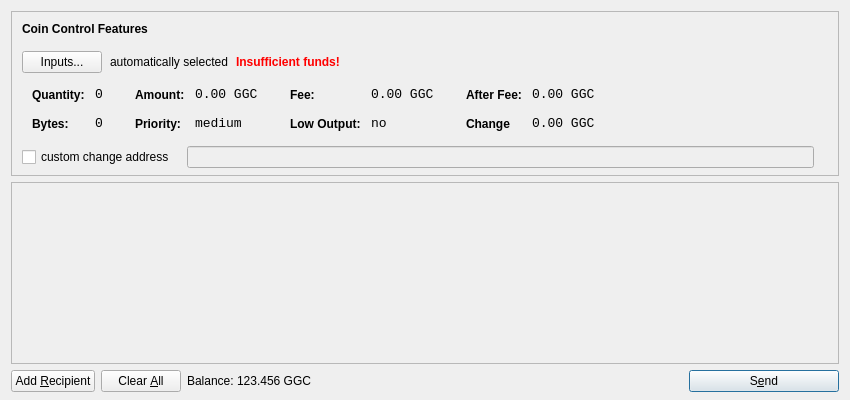
<?xml version="1.0" encoding="UTF-8"?>
<ui version="4.0">
 <class>SendCoinsDialog</class>
 <widget class="QDialog" name="SendCoinsDialog">
  <property name="geometry">
   <rect>
    <x>0</x>
    <y>0</y>
    <width>850</width>
    <height>400</height>
   </rect>
  </property>
  <property name="windowTitle">
   <string>Send Coins</string>
  </property>
  <layout class="QVBoxLayout" name="verticalLayout" stretch="0,1,0">
   <property name="bottomMargin">
    <number>8</number>
   </property>
   <item>
    <widget class="QFrame" name="frameCoinControl">
     <property name="sizePolicy">
      <sizepolicy hsizetype="Expanding" vsizetype="Expanding">
       <horstretch>0</horstretch>
       <verstretch>0</verstretch>
      </sizepolicy>
     </property>
     <property name="maximumSize">
      <size>
       <width>16777215</width>
       <height>16777215</height>
      </size>
     </property>
     <property name="frameShape">
      <enum>QFrame::StyledPanel</enum>
     </property>
     <property name="frameShadow">
      <enum>QFrame::Sunken</enum>
     </property>
     <layout class="QVBoxLayout" name="verticalLayoutCoinControl2">
      <property name="spacing">
       <number>-1</number>
      </property>
      <property name="leftMargin">
       <number>0</number>
      </property>
      <property name="topMargin">
       <number>0</number>
      </property>
      <property name="rightMargin">
       <number>0</number>
      </property>
      <property name="bottomMargin">
       <number>6</number>
      </property>
      <item>
       <layout class="QVBoxLayout" name="verticalLayoutCoinControl" stretch="0,0,0,0,1">
        <property name="spacing">
         <number>0</number>
        </property>
        <property name="leftMargin">
         <number>10</number>
        </property>
        <property name="topMargin">
         <number>10</number>
        </property>
        <item>
         <layout class="QHBoxLayout" name="horizontalLayoutCoinControl1">
          <property name="bottomMargin">
           <number>15</number>
          </property>
          <item>
           <widget class="QLabel" name="labelCoinControlFeatures">
            <property name="sizePolicy">
             <sizepolicy hsizetype="Preferred" vsizetype="Maximum">
              <horstretch>0</horstretch>
              <verstretch>0</verstretch>
             </sizepolicy>
            </property>
            <property name="font">
             <font>
              <weight>75</weight>
              <bold>true</bold>
             </font>
            </property>
            <property name="styleSheet">
             <string notr="true">font-weight:bold;</string>
            </property>
            <property name="text">
             <string>Coin Control Features</string>
            </property>
           </widget>
          </item>
         </layout>
        </item>
        <item>
         <layout class="QHBoxLayout" name="horizontalLayoutCoinControl2" stretch="0,0,0,0">
          <property name="spacing">
           <number>8</number>
          </property>
          <property name="bottomMargin">
           <number>10</number>
          </property>
          <item>
           <widget class="QPushButton" name="pushButtonCoinControl">
            <property name="styleSheet">
             <string notr="true"/>
            </property>
            <property name="text">
             <string>Inputs...</string>
            </property>
           </widget>
          </item>
          <item>
           <widget class="QLabel" name="labelCoinControlAutomaticallySelected">
            <property name="text">
             <string>automatically selected</string>
            </property>
            <property name="margin">
             <number>5</number>
            </property>
           </widget>
          </item>
          <item>
           <widget class="QLabel" name="labelCoinControlInsuffFunds">
            <property name="font">
             <font>
              <weight>75</weight>
              <bold>true</bold>
             </font>
            </property>
            <property name="styleSheet">
             <string notr="true">color:red;font-weight:bold;</string>
            </property>
            <property name="text">
             <string>Insufficient funds!</string>
            </property>
            <property name="margin">
             <number>5</number>
            </property>
           </widget>
          </item>
          <item>
           <spacer name="horizontalSpacerCoinControl">
            <property name="orientation">
             <enum>Qt::Horizontal</enum>
            </property>
            <property name="sizeHint" stdset="0">
             <size>
              <width>40</width>
              <height>1</height>
             </size>
            </property>
           </spacer>
          </item>
         </layout>
        </item>
        <item>
         <widget class="QWidget" name="widgetCoinControl" native="true">
          <property name="sizePolicy">
           <sizepolicy hsizetype="Preferred" vsizetype="Preferred">
            <horstretch>0</horstretch>
            <verstretch>0</verstretch>
           </sizepolicy>
          </property>
          <property name="minimumSize">
           <size>
            <width>0</width>
            <height>0</height>
           </size>
          </property>
          <property name="styleSheet">
           <string notr="true"/>
          </property>
          <layout class="QHBoxLayout" name="horizontalLayoutCoinControl5">
           <property name="margin">
            <number>0</number>
           </property>
           <item>
            <layout class="QHBoxLayout" name="horizontalLayoutCoinControl3" stretch="0,0,0,1">
             <property name="spacing">
              <number>20</number>
             </property>
             <property name="topMargin">
              <number>0</number>
             </property>
             <property name="bottomMargin">
              <number>10</number>
             </property>
             <item>
              <layout class="QFormLayout" name="formLayoutCoinControl1">
               <property name="horizontalSpacing">
                <number>10</number>
               </property>
               <property name="verticalSpacing">
                <number>14</number>
               </property>
               <property name="leftMargin">
                <number>10</number>
               </property>
               <property name="topMargin">
                <number>4</number>
               </property>
               <property name="rightMargin">
                <number>6</number>
               </property>
               <item row="0" column="0">
                <widget class="QLabel" name="labelCoinControlQuantityText">
                 <property name="styleSheet">
                  <string notr="true">font-weight:bold;</string>
                 </property>
                 <property name="text">
                  <string>Quantity:</string>
                 </property>
                 <property name="margin">
                  <number>0</number>
                 </property>
                </widget>
               </item>
               <item row="0" column="1">
                <widget class="QLabel" name="labelCoinControlQuantity">
                 <property name="font">
                  <font>
                   <family>Monospace</family>
                   <pointsize>10</pointsize>
                  </font>
                 </property>
                 <property name="cursor">
                  <cursorShape>IBeamCursor</cursorShape>
                 </property>
                 <property name="contextMenuPolicy">
                  <enum>Qt::ActionsContextMenu</enum>
                 </property>
                 <property name="text">
                  <string>0</string>
                 </property>
                 <property name="margin">
                  <number>0</number>
                 </property>
                 <property name="textInteractionFlags">
                  <set>Qt::LinksAccessibleByMouse|Qt::TextSelectableByKeyboard|Qt::TextSelectableByMouse</set>
                 </property>
                </widget>
               </item>
               <item row="1" column="0">
                <widget class="QLabel" name="labelCoinControlBytesText">
                 <property name="styleSheet">
                  <string notr="true">font-weight:bold;</string>
                 </property>
                 <property name="text">
                  <string>Bytes:</string>
                 </property>
                </widget>
               </item>
               <item row="1" column="1">
                <widget class="QLabel" name="labelCoinControlBytes">
                 <property name="font">
                  <font>
                   <family>Monospace</family>
                   <pointsize>10</pointsize>
                  </font>
                 </property>
                 <property name="cursor">
                  <cursorShape>IBeamCursor</cursorShape>
                 </property>
                 <property name="contextMenuPolicy">
                  <enum>Qt::ActionsContextMenu</enum>
                 </property>
                 <property name="text">
                  <string>0</string>
                 </property>
                 <property name="textInteractionFlags">
                  <set>Qt::LinksAccessibleByMouse|Qt::TextSelectableByKeyboard|Qt::TextSelectableByMouse</set>
                 </property>
                </widget>
               </item>
              </layout>
             </item>
             <item>
              <layout class="QFormLayout" name="formLayoutCoinControl2">
               <property name="horizontalSpacing">
                <number>10</number>
               </property>
               <property name="verticalSpacing">
                <number>14</number>
               </property>
               <property name="leftMargin">
                <number>6</number>
               </property>
               <property name="topMargin">
                <number>4</number>
               </property>
               <property name="rightMargin">
                <number>6</number>
               </property>
               <item row="0" column="0">
                <widget class="QLabel" name="labelCoinControlAmountText">
                 <property name="styleSheet">
                  <string notr="true">font-weight:bold;</string>
                 </property>
                 <property name="text">
                  <string>Amount:</string>
                 </property>
                 <property name="margin">
                  <number>0</number>
                 </property>
                </widget>
               </item>
               <item row="0" column="1">
                <widget class="QLabel" name="labelCoinControlAmount">
                 <property name="font">
                  <font>
                   <family>Monospace</family>
                   <pointsize>10</pointsize>
                  </font>
                 </property>
                 <property name="cursor">
                  <cursorShape>IBeamCursor</cursorShape>
                 </property>
                 <property name="contextMenuPolicy">
                  <enum>Qt::ActionsContextMenu</enum>
                 </property>
                 <property name="text">
                  <string>0.00 GGC</string>
                 </property>
                 <property name="textInteractionFlags">
                  <set>Qt::LinksAccessibleByMouse|Qt::TextSelectableByKeyboard|Qt::TextSelectableByMouse</set>
                 </property>
                </widget>
               </item>
               <item row="1" column="0">
                <widget class="QLabel" name="labelCoinControlPriorityText">
                 <property name="styleSheet">
                  <string notr="true">font-weight:bold;</string>
                 </property>
                 <property name="text">
                  <string>Priority:</string>
                 </property>
                </widget>
               </item>
               <item row="1" column="1">
                <widget class="QLabel" name="labelCoinControlPriority">
                 <property name="font">
                  <font>
                   <family>Monospace</family>
                   <pointsize>10</pointsize>
                  </font>
                 </property>
                 <property name="cursor">
                  <cursorShape>IBeamCursor</cursorShape>
                 </property>
                 <property name="contextMenuPolicy">
                  <enum>Qt::ActionsContextMenu</enum>
                 </property>
                 <property name="text">
                  <string>medium</string>
                 </property>
                 <property name="textInteractionFlags">
                  <set>Qt::LinksAccessibleByMouse|Qt::TextSelectableByKeyboard|Qt::TextSelectableByMouse</set>
                 </property>
                </widget>
               </item>
              </layout>
             </item>
             <item>
              <layout class="QFormLayout" name="formLayoutCoinControl3">
               <property name="horizontalSpacing">
                <number>10</number>
               </property>
               <property name="verticalSpacing">
                <number>14</number>
               </property>
               <property name="leftMargin">
                <number>6</number>
               </property>
               <property name="topMargin">
                <number>4</number>
               </property>
               <property name="rightMargin">
                <number>6</number>
               </property>
               <item row="0" column="0">
                <widget class="QLabel" name="labelCoinControlFeeText">
                 <property name="styleSheet">
                  <string notr="true">font-weight:bold;</string>
                 </property>
                 <property name="text">
                  <string>Fee:</string>
                 </property>
                 <property name="margin">
                  <number>0</number>
                 </property>
                </widget>
               </item>
               <item row="0" column="1">
                <widget class="QLabel" name="labelCoinControlFee">
                 <property name="font">
                  <font>
                   <family>Monospace</family>
                   <pointsize>10</pointsize>
                  </font>
                 </property>
                 <property name="cursor">
                  <cursorShape>IBeamCursor</cursorShape>
                 </property>
                 <property name="contextMenuPolicy">
                  <enum>Qt::ActionsContextMenu</enum>
                 </property>
                 <property name="text">
                  <string>0.00 GGC</string>
                 </property>
                 <property name="textInteractionFlags">
                  <set>Qt::LinksAccessibleByMouse|Qt::TextSelectableByKeyboard|Qt::TextSelectableByMouse</set>
                 </property>
                </widget>
               </item>
               <item row="1" column="0">
                <widget class="QLabel" name="labelCoinControlLowOutputText">
                 <property name="styleSheet">
                  <string notr="true">font-weight:bold;</string>
                 </property>
                 <property name="text">
                  <string>Low Output:</string>
                 </property>
                </widget>
               </item>
               <item row="1" column="1">
                <widget class="QLabel" name="labelCoinControlLowOutput">
                 <property name="font">
                  <font>
                   <family>Monospace</family>
                   <pointsize>10</pointsize>
                  </font>
                 </property>
                 <property name="cursor">
                  <cursorShape>IBeamCursor</cursorShape>
                 </property>
                 <property name="contextMenuPolicy">
                  <enum>Qt::ActionsContextMenu</enum>
                 </property>
                 <property name="text">
                  <string>no</string>
                 </property>
                 <property name="textInteractionFlags">
                  <set>Qt::LinksAccessibleByMouse|Qt::TextSelectableByKeyboard|Qt::TextSelectableByMouse</set>
                 </property>
                </widget>
               </item>
              </layout>
             </item>
             <item>
              <layout class="QFormLayout" name="formLayoutCoinControl4">
               <property name="horizontalSpacing">
                <number>10</number>
               </property>
               <property name="verticalSpacing">
                <number>14</number>
               </property>
               <property name="leftMargin">
                <number>6</number>
               </property>
               <property name="topMargin">
                <number>4</number>
               </property>
               <property name="rightMargin">
                <number>6</number>
               </property>
               <item row="0" column="0">
                <widget class="QLabel" name="labelCoinControlAfterFeeText">
                 <property name="styleSheet">
                  <string notr="true">font-weight:bold;</string>
                 </property>
                 <property name="text">
                  <string>After Fee:</string>
                 </property>
                 <property name="margin">
                  <number>0</number>
                 </property>
                </widget>
               </item>
               <item row="0" column="1">
                <widget class="QLabel" name="labelCoinControlAfterFee">
                 <property name="font">
                  <font>
                   <family>Monospace</family>
                   <pointsize>10</pointsize>
                  </font>
                 </property>
                 <property name="cursor">
                  <cursorShape>IBeamCursor</cursorShape>
                 </property>
                 <property name="contextMenuPolicy">
                  <enum>Qt::ActionsContextMenu</enum>
                 </property>
                 <property name="text">
                  <string>0.00 GGC</string>
                 </property>
                 <property name="textInteractionFlags">
                  <set>Qt::LinksAccessibleByMouse|Qt::TextSelectableByKeyboard|Qt::TextSelectableByMouse</set>
                 </property>
                </widget>
               </item>
               <item row="1" column="0">
                <widget class="QLabel" name="labelCoinControlChangeText">
                 <property name="styleSheet">
                  <string notr="true">font-weight:bold;</string>
                 </property>
                 <property name="text">
                  <string>Change</string>
                 </property>
                </widget>
               </item>
               <item row="1" column="1">
                <widget class="QLabel" name="labelCoinControlChange">
                 <property name="font">
                  <font>
                   <family>Monospace</family>
                   <pointsize>10</pointsize>
                  </font>
                 </property>
                 <property name="cursor">
                  <cursorShape>IBeamCursor</cursorShape>
                 </property>
                 <property name="contextMenuPolicy">
                  <enum>Qt::ActionsContextMenu</enum>
                 </property>
                 <property name="text">
                  <string>0.00 GGC</string>
                 </property>
                 <property name="textInteractionFlags">
                  <set>Qt::LinksAccessibleByMouse|Qt::TextSelectableByKeyboard|Qt::TextSelectableByMouse</set>
                 </property>
                </widget>
               </item>
              </layout>
             </item>
            </layout>
           </item>
          </layout>
         </widget>
        </item>
        <item>
         <layout class="QHBoxLayout" name="horizontalLayoutCoinControl4" stretch="0,0,0">
          <property name="spacing">
           <number>12</number>
          </property>
          <property name="sizeConstraint">
           <enum>QLayout::SetDefaultConstraint</enum>
          </property>
          <property name="topMargin">
           <number>5</number>
          </property>
          <property name="rightMargin">
           <number>5</number>
          </property>
          <item>
           <widget class="QCheckBox" name="checkBoxCoinControlChange">
            <property name="text">
             <string>custom change address</string>
            </property>
           </widget>
          </item>
          <item>
           <widget class="QLineEdit" name="lineEditCoinControlChange">
            <property name="enabled">
             <bool>false</bool>
            </property>
            <property name="sizePolicy">
             <sizepolicy hsizetype="Expanding" vsizetype="Fixed">
              <horstretch>0</horstretch>
              <verstretch>0</verstretch>
             </sizepolicy>
            </property>
           </widget>
          </item>
          <item>
           <widget class="QLabel" name="labelCoinControlChangeLabel">
            <property name="sizePolicy">
             <sizepolicy hsizetype="Preferred" vsizetype="Expanding">
              <horstretch>0</horstretch>
              <verstretch>0</verstretch>
             </sizepolicy>
            </property>
            <property name="minimumSize">
             <size>
              <width>0</width>
              <height>0</height>
             </size>
            </property>
            <property name="text">
             <string/>
            </property>
            <property name="margin">
             <number>3</number>
            </property>
           </widget>
          </item>
         </layout>
        </item>
        <item>
         <spacer name="verticalSpacerCoinControl">
          <property name="orientation">
           <enum>Qt::Vertical</enum>
          </property>
          <property name="sizeHint" stdset="0">
           <size>
            <width>800</width>
            <height>1</height>
           </size>
          </property>
         </spacer>
        </item>
       </layout>
      </item>
     </layout>
    </widget>
   </item>
   <item>
    <widget class="QScrollArea" name="scrollArea">
     <property name="widgetResizable">
      <bool>true</bool>
     </property>
     <widget class="QWidget" name="scrollAreaWidgetContents">
      <property name="geometry">
       <rect>
        <x>0</x>
        <y>0</y>
        <width>830</width>
        <height>165</height>
       </rect>
      </property>
      <layout class="QVBoxLayout" name="verticalLayout_2">
       <property name="margin">
        <number>0</number>
       </property>
       <item>
        <layout class="QVBoxLayout" name="entries">
         <property name="spacing">
          <number>6</number>
         </property>
        </layout>
       </item>
       <item>
        <spacer name="verticalSpacer">
         <property name="orientation">
          <enum>Qt::Vertical</enum>
         </property>
         <property name="sizeHint" stdset="0">
          <size>
           <width>20</width>
           <height>40</height>
          </size>
         </property>
        </spacer>
       </item>
      </layout>
     </widget>
    </widget>
   </item>
   <item>
    <layout class="QHBoxLayout" name="horizontalLayout">
     <item>
      <widget class="QPushButton" name="addButton">
       <property name="toolTip">
        <string>Send to multiple recipients at once</string>
       </property>
       <property name="text">
        <string>Add &amp;Recipient</string>
       </property>
       <property name="icon">
        <iconset resource="../bitcoin.qrc">
         <normaloff>:/icons/add</normaloff>:/icons/add</iconset>
       </property>
       <property name="autoDefault">
        <bool>false</bool>
       </property>
      </widget>
     </item>
     <item>
      <widget class="QPushButton" name="clearButton">
       <property name="sizePolicy">
        <sizepolicy hsizetype="Minimum" vsizetype="Fixed">
         <horstretch>0</horstretch>
         <verstretch>0</verstretch>
        </sizepolicy>
       </property>
       <property name="toolTip">
        <string>Remove all transaction fields</string>
       </property>
       <property name="text">
        <string>Clear &amp;All</string>
       </property>
       <property name="icon">
        <iconset resource="../bitcoin.qrc">
         <normaloff>:/icons/remove</normaloff>:/icons/remove</iconset>
       </property>
       <property name="autoRepeatDelay">
        <number>300</number>
       </property>
       <property name="autoDefault">
        <bool>false</bool>
       </property>
      </widget>
     </item>
     <item>
      <layout class="QHBoxLayout" name="horizontalLayout_2">
       <property name="spacing">
        <number>3</number>
       </property>
       <item>
        <widget class="QLabel" name="label">
         <property name="sizePolicy">
          <sizepolicy hsizetype="Preferred" vsizetype="Fixed">
           <horstretch>0</horstretch>
           <verstretch>0</verstretch>
          </sizepolicy>
         </property>
         <property name="text">
          <string>Balance:</string>
         </property>
        </widget>
       </item>
       <item>
        <widget class="QLabel" name="labelBalance">
         <property name="sizePolicy">
          <sizepolicy hsizetype="Preferred" vsizetype="Fixed">
           <horstretch>0</horstretch>
           <verstretch>0</verstretch>
          </sizepolicy>
         </property>
         <property name="cursor">
          <cursorShape>IBeamCursor</cursorShape>
         </property>
         <property name="text">
          <string>123.456 GGC</string>
         </property>
         <property name="textInteractionFlags">
          <set>Qt::LinksAccessibleByMouse|Qt::TextSelectableByKeyboard|Qt::TextSelectableByMouse</set>
         </property>
        </widget>
       </item>
      </layout>
     </item>
     <item>
      <spacer name="horizontalSpacer">
       <property name="orientation">
        <enum>Qt::Horizontal</enum>
       </property>
       <property name="sizeHint" stdset="0">
        <size>
         <width>40</width>
         <height>20</height>
        </size>
       </property>
      </spacer>
     </item>
     <item>
      <widget class="QPushButton" name="sendButton">
       <property name="minimumSize">
        <size>
         <width>150</width>
         <height>0</height>
        </size>
       </property>
       <property name="toolTip">
        <string>Confirm the send action</string>
       </property>
       <property name="text">
        <string>S&amp;end</string>
       </property>
       <property name="icon">
        <iconset resource="../bitcoin.qrc">
         <normaloff>:/icons/send</normaloff>:/icons/send</iconset>
       </property>
       <property name="default">
        <bool>true</bool>
       </property>
      </widget>
     </item>
    </layout>
   </item>
  </layout>
 </widget>
 <resources>
  <include location="../bitcoin.qrc"/>
 </resources>
 <connections/>
</ui>
